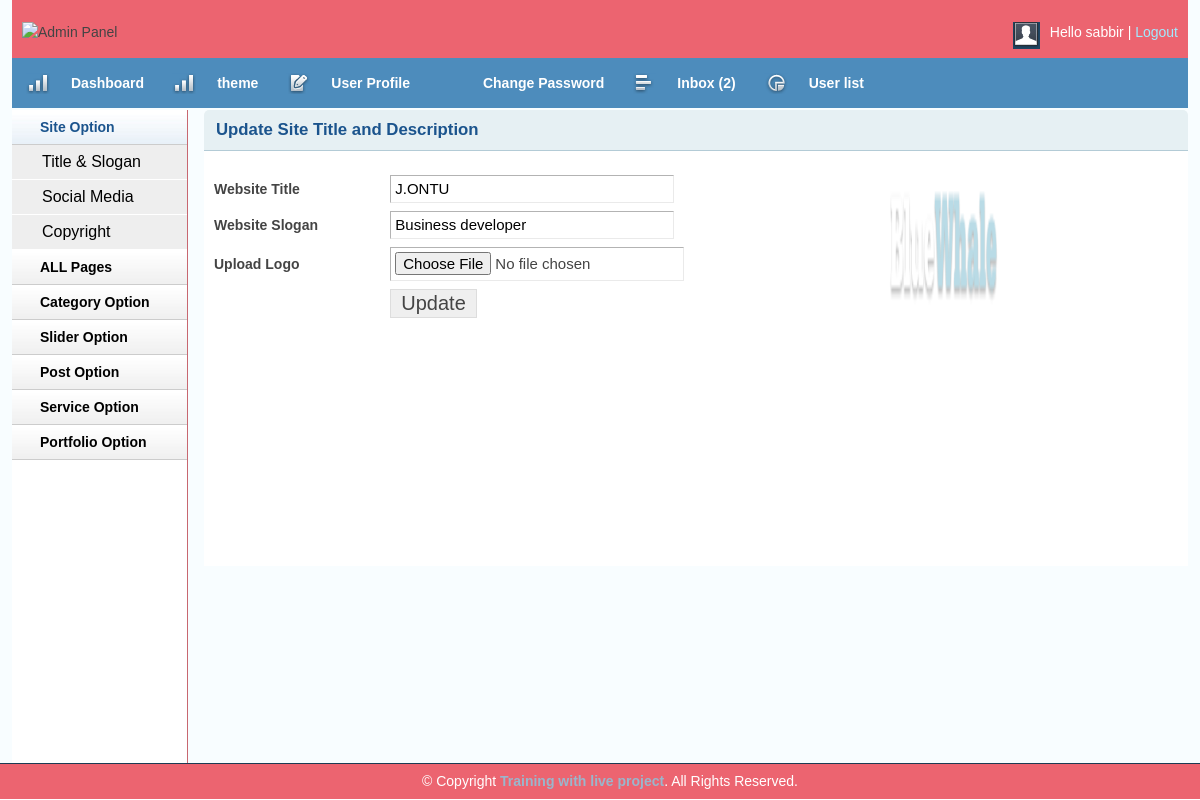
The app's page /admin/titleslogan.php (signed in) with its own data.
### tables this page shows
CREATE TABLE `title_slogan` (
  `id` int(11) NOT NULL,
  `title` varchar(50) NOT NULL,
  `slogan` varchar(100) NOT NULL,
  `logo` varchar(200) NOT NULL
);

### lib/Database.php (called while the page is built, shortened)
<?php
Class Database{
	public $host   = DB_HOST;
	public $user   = DB_USER;
	public $pass   = DB_PASS;
	public $dbname = DB_NAME;
	public $link;
	private function connectDB(){
	$this->link = new mysqli($this->host, $this->user, $this->pass, $this->dbname);
 }
	public function select($query){
		$result = $this->link->query($query) or die($this->link->error.__LINE__);
		if($result->num_rows > 0){
			return $result;
		} else {
			return false;
		}
	}
}

### admin/titleslogan.php (the view, shortened to what this page needs)
<?php include'inc/header.php';?>
<?php include'inc/sitebar.php';?>
        <div class="grid_10">
            <div class="box round first grid">
                <h2>Update Site Title and Description</h2>
           <?php
                $query= "SELECT * FROM title_slogan where id= '1' ";
                $blog_title = $db->select($query);
                if ($blog_title) {
                while ($result = $blog_title->fetch_assoc()) {
           ?>
                <div class="block sloginblock">
                <div class="leftsite">
                 <form action="" method="post" enctype="multipart/form-data">
                    <table class="form">
                        <tr>
                            <td>
                                <label>Website Title</label>
                            </td>
                            <td>
                                <input type="text" value="<?php echo $result['title']; ?>"  name="title" class="medium" />
                            </td>
                        </tr>
						 <tr>
                            <td>
                                <label>Website Slogan</label>
                            </td>
                            <td>
                                <input type="text" value="<?php echo $result['slogan']; ?>" name="slogan" class="medium" />
                            </td>
                        </tr>
						  <tr>
                            <td>
                                <label>Upload Logo</label>
                            </td>
                            <td>
                                <input type="file" name="logo" />
                            </td>
                        </tr>
						 <tr>
                            <td>
                            </td>
                            <td>
                                <input type="submit" name="submit" Value="Update" />
                            </td>
                        </tr>
                    </table>
                    </form>
                      </div>
                      <div class="rightsite">
                          <img src="<?php echo $result['logo']; ?>" alt="logo" name="logo">
                      </div>
                  <?php } } ?>
                </div>
            </div>
        </div>
   <?php include'inc/footer.php';?>

### admin/css/text.css (style rules this page uses)
body { font: 13px/1.5 Tahoma, Helvetica, Arial, 'Liberation Sans', FreeSans, sans-serif; }
h2 { font-size: 23px; }
p, dl, hr, h1, h2, h3, h4, h5, h6, ol, ul, pre, table, address, fieldset { margin-bottom: 20px; }

### admin/css/grid.css (style rules this page uses)
.grid_1, .grid_2, .grid_3, .grid_4, .grid_5, .grid_6, .grid_7, .grid_8, .grid_9, .grid_10, .grid_11, .grid_12, .grid_13, .grid_14, .grid_15, .grid_16 { display: inline; float: left; margin-left: 1%; margin-right: 1%; }
.container_12 .grid_10 { width: 81.333%; }

### admin/css/layout.css (style rules this page uses)
body { background: #fff none repeat scroll 0 0; color: #444; font-size: 14px; padding: 0; }
h1, h2, h3, h4, h5, h6 { line-height:1.2em; margin-bottom:.3em; }
h2 { margin-top:1em; }
.box { background:#fff; margin-bottom:20px; padding:10px 10px 10px 10px; margin-left:-8px; }
.box.grid { padding-bottom:40px; }
.box.round { -moz-border-radius: 5px 5px 0px 0px; -webkit-border-radius: 5px 5px 0px 0px; border-radius: 5px 5px 0px 0px; }
.box h2 { font-size:1.2em; font-weight:bold; color:#1B548D; background:#E6F0F3; margin:-10px -10px 0 -10px; padding:10px 12px; border-bottom:1px solid #B3CBD6; -moz-border-radius: 5px 5px 0px 0px; -webkit-border-radius: 5px 5px 0px 0px; border-radius: 5px 5px 0px 0px; }
.box.first { min-height: 406px; }
.block { padding-top:20px; }
table.form { width:100%; }
table.form td { padding:4px 0px; }
table.form label { font-weight:bold; }
table.form input, table.form select { font-size: 15px; padding: 4px 4px 5px 4px; border-top: 1px solid #b3b3b3; border-left: 1px solid #b3b3b3; border-right: 1px solid #eaeaea; border-bottom: 1px solid #eaeaea; }
table.form input[type="submit"] { border: 1px solid #ddd; color: #444; cursor: pointer; font-size: 20px; padding: 2px 10px; }
input.medium { width: 55%; }
.block { padding-bottom:1px; }

### admin/titleslogan.php (style rules this page uses)
.leftsite { float:left;width:70%; }
.rightsite { float:left;width:20%; }
.rightsite img { height: 160px;width: 170px; }

### records on screen
title_slogan: title "J.ONTU", slogan "Business developer", logo (picture)

### other values on screen
Session::get('username') "sabbir"
$count "2"
